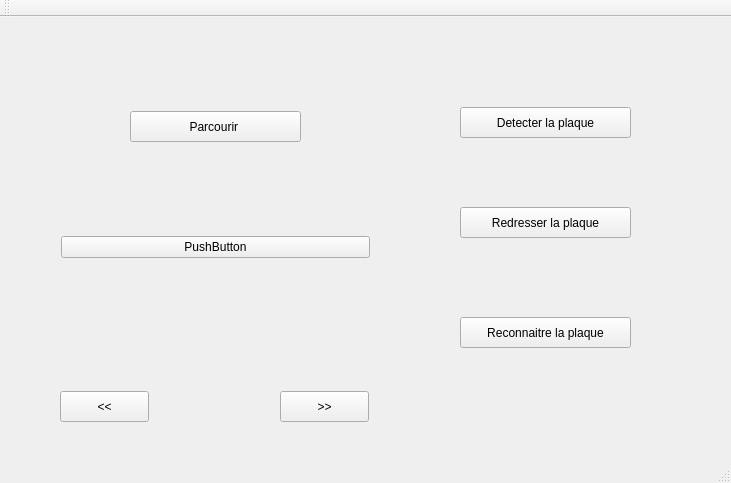
<?xml version="1.0" encoding="UTF-8"?>
<ui version="4.0">
 <class>MainWindow</class>
 <widget class="QMainWindow" name="MainWindow">
  <property name="geometry">
   <rect>
    <x>0</x>
    <y>0</y>
    <width>731</width>
    <height>483</height>
   </rect>
  </property>
  <property name="windowTitle">
   <string>MainWindow</string>
  </property>
  <widget class="QWidget" name="centralWidget">
   <widget class="QPushButton" name="btn_image">
    <property name="geometry">
     <rect>
      <x>130</x>
      <y>94</y>
      <width>171</width>
      <height>31</height>
     </rect>
    </property>
    <property name="text">
     <string>Parcourir </string>
    </property>
   </widget>
   <widget class="QLabel" name="lbl_image">
    <property name="geometry">
     <rect>
      <x>50</x>
      <y>140</y>
      <width>331</width>
      <height>231</height>
     </rect>
    </property>
    <property name="text">
     <string/>
    </property>
   </widget>
   <widget class="QLabel" name="Mascir_Image">
    <property name="geometry">
     <rect>
      <x>270</x>
      <y>10</y>
      <width>171</width>
      <height>81</height>
     </rect>
    </property>
    <property name="text">
     <string/>
    </property>
   </widget>
   <widget class="QPushButton" name="btn_detect">
    <property name="geometry">
     <rect>
      <x>460</x>
      <y>90</y>
      <width>171</width>
      <height>31</height>
     </rect>
    </property>
    <property name="text">
     <string>Detecter la plaque</string>
    </property>
   </widget>
   <widget class="QPushButton" name="btn_redresse">
    <property name="geometry">
     <rect>
      <x>460</x>
      <y>190</y>
      <width>171</width>
      <height>31</height>
     </rect>
    </property>
    <property name="text">
     <string>Redresser la plaque</string>
    </property>
   </widget>
   <widget class="QPushButton" name="btn_reconnaitre">
    <property name="geometry">
     <rect>
      <x>460</x>
      <y>300</y>
      <width>171</width>
      <height>31</height>
     </rect>
    </property>
    <property name="text">
     <string>Reconnaitre la plaque</string>
    </property>
   </widget>
   <widget class="QLabel" name="lbl_detect">
    <property name="geometry">
     <rect>
      <x>460</x>
      <y>130</y>
      <width>171</width>
      <height>41</height>
     </rect>
    </property>
    <property name="text">
     <string/>
    </property>
   </widget>
   <widget class="QLabel" name="lbl_redresse">
    <property name="geometry">
     <rect>
      <x>460</x>
      <y>230</y>
      <width>171</width>
      <height>41</height>
     </rect>
    </property>
    <property name="text">
     <string/>
    </property>
   </widget>
   <widget class="QLabel" name="lbl_reconnaitre">
    <property name="geometry">
     <rect>
      <x>460</x>
      <y>340</y>
      <width>171</width>
      <height>41</height>
     </rect>
    </property>
    <property name="text">
     <string/>
    </property>
   </widget>
   <widget class="QLabel" name="id">
    <property name="geometry">
     <rect>
      <x>60</x>
      <y>410</y>
      <width>601</width>
      <height>21</height>
     </rect>
    </property>
    <property name="text">
     <string/>
    </property>
   </widget>
   <widget class="QPushButton" name="next">
    <property name="geometry">
     <rect>
      <x>280</x>
      <y>374</y>
      <width>89</width>
      <height>31</height>
     </rect>
    </property>
    <property name="text">
     <string>&gt;&gt;</string>
    </property>
   </widget>
   <widget class="QPushButton" name="previous">
    <property name="geometry">
     <rect>
      <x>60</x>
      <y>374</y>
      <width>89</width>
      <height>31</height>
     </rect>
    </property>
    <property name="text">
     <string>&lt;&lt;</string>
    </property>
   </widget>
   <widget class="QWidget" name="verticalLayoutWidget">
    <property name="geometry">
     <rect>
      <x>440</x>
      <y>100</y>
      <width>221</width>
      <height>321</height>
     </rect>
    </property>
    <layout class="QVBoxLayout" name="verticalLayout"/>
   </widget>
   <widget class="QWidget" name="verticalLayoutWidget_2">
    <property name="geometry">
     <rect>
      <x>50</x>
      <y>100</y>
      <width>331</width>
      <height>261</height>
     </rect>
    </property>
    <layout class="QVBoxLayout" name="verticalLayout_2">
     <item>
      <widget class="QPushButton" name="pushButton">
       <property name="text">
        <string>PushButton</string>
       </property>
      </widget>
     </item>
    </layout>
   </widget>
   <widget class="QWidget" name="horizontalLayoutWidget_2">
    <property name="geometry">
     <rect>
      <x>0</x>
      <y>0</y>
      <width>731</width>
      <height>91</height>
     </rect>
    </property>
    <layout class="QHBoxLayout" name="horizontalLayout_2"/>
   </widget>
   <widget class="QWidget" name="horizontalLayoutWidget_3">
    <property name="geometry">
     <rect>
      <x>230</x>
      <y>550</y>
      <width>331</width>
      <height>41</height>
     </rect>
    </property>
    <layout class="QHBoxLayout" name="horizontalLayout_3"/>
   </widget>
   <widget class="QWidget" name="horizontalLayoutWidget">
    <property name="geometry">
     <rect>
      <x>50</x>
      <y>370</y>
      <width>329</width>
      <height>41</height>
     </rect>
    </property>
    <layout class="QHBoxLayout" name="horizontalLayout"/>
   </widget>
  </widget>
  <widget class="QMenuBar" name="menuBar">
   <property name="geometry">
    <rect>
     <x>0</x>
     <y>0</y>
     <width>731</width>
     <height>22</height>
    </rect>
   </property>
  </widget>
  <widget class="QToolBar" name="mainToolBar">
   <attribute name="toolBarArea">
    <enum>TopToolBarArea</enum>
   </attribute>
   <attribute name="toolBarBreak">
    <bool>false</bool>
   </attribute>
  </widget>
  <widget class="QStatusBar" name="statusBar"/>
 </widget>
 <layoutdefault spacing="6" margin="11"/>
 <resources/>
 <connections/>
</ui>
